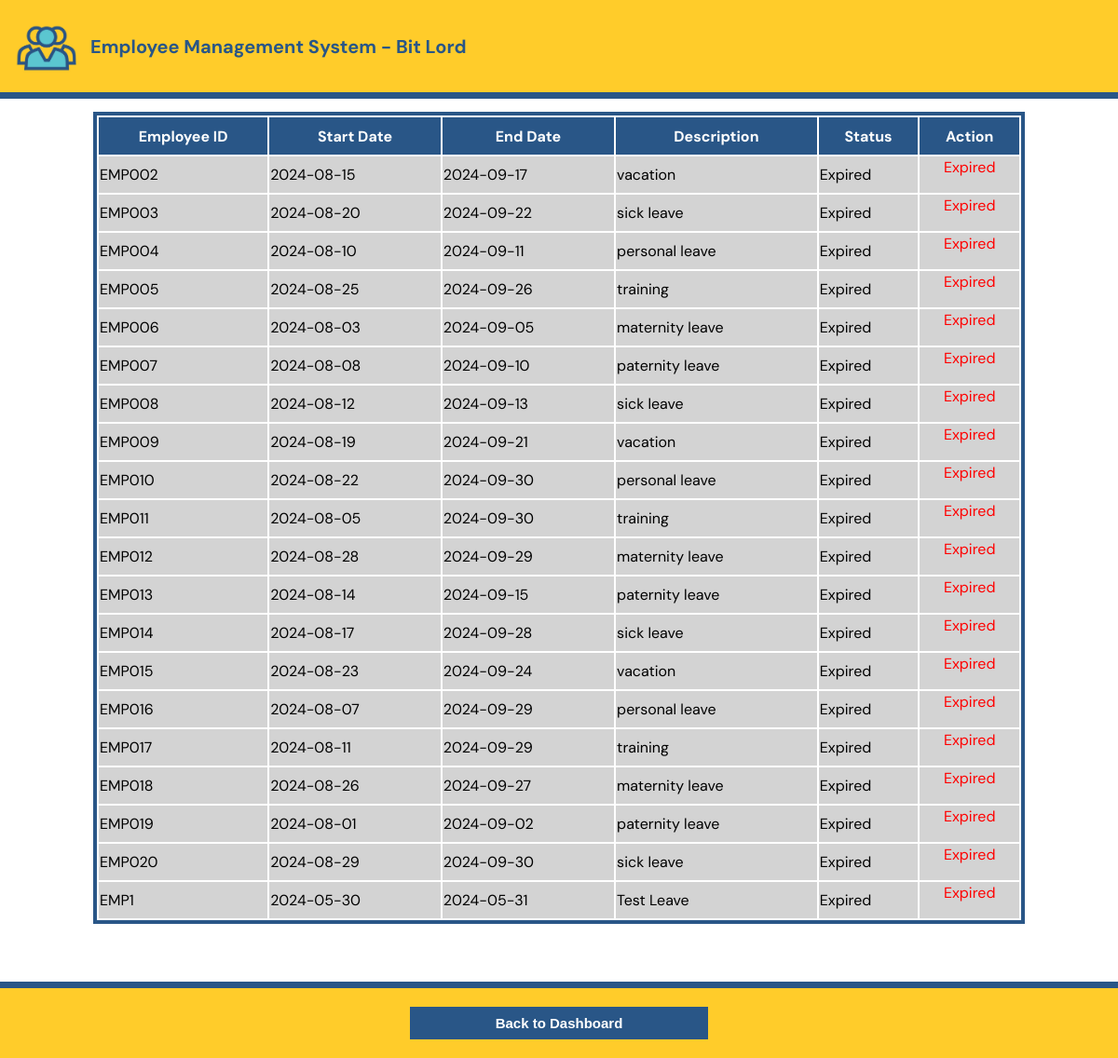
/admin/adminLeave.php, run on the app's committed database.
### tables this page shows
CREATE TABLE `leaveapply` (
  `leaveId` int(11) NOT NULL,
  `empId` varchar(10) DEFAULT NULL,
  `startDate` date DEFAULT NULL,
  `endDate` date DEFAULT NULL,
  `leaveDescription` varchar(255) DEFAULT NULL,
  `leaveStatus` varchar(50) DEFAULT NULL
);

### admin/adminLeave.php (the view, shortened to what this page needs)
<?php
include_once("../script/header.php");
include_once("../conf/conf.php");
$query = "SELECT * FROM leaveapply";
$result = mysqli_query($conn, $query);
?>
<!DOCTYPE html>
<html lang="en" class="conthtml">
<head>
    <link rel="stylesheet" href="../style/style.css">
</head>
<body class="contbody">
<div class="container2">
    <table class="tbl">
        <tr class="tblHead">
            <th>Employee ID</th>
            <th>Start Date</th>
            <th>End Date</th>
            <th>Description</th>
            <th>Status</th>
            <th>Action</th>
        </tr>
        <?php
        while ($row = mysqli_fetch_assoc($result)) {
            $statusClass = '';
            $actionButtons = '';
            $currentDate = date('Y-m-d');
            if ($row['endDate'] < $currentDate) {
                $statusClass = 'tblExpired';
                $row['leaveStatus'] = 'Expired';
                $actionButtons = '<font color=red>Expired</font>';
            }
            echo "<tr class='$statusClass'>";
            echo "<td>{$row['empId']}</td>";
            echo "<td>{$row['startDate']}</td>";
            echo "<td>{$row['endDate']}</td>";
            echo "<td>{$row['leaveDescription']}</td>";
            echo "<td>{$row['leaveStatus']}</td>";
            echo "<td>";
            echo "<form method='post'>";
            echo $actionButtons;
            echo "</form>";
            echo "</td>";
            echo "</tr>";
        }
        ?>
    </table>
</div>
<br><br><br><br><br><br>
<footer class="footer">
    <div class="container2">
        <a href="adminDashboard.php"><button class="btn">Back to Dashboard</button></a>
    </div>
</footer>
</body>
</html>

### script/header.php
<header>
    <div class="logo">
        <img src="../asset/logo.jpg" alt="Employee Management System Logo">
    </div>
    <div class="header-text">
        Employee Management System - Bit Lord
    </div>
</header>

### style/style.css (style rules this page uses)
body { font-family: 'DM Sans', sans-serif; }
header { display: flex; align-items: center; background-color: #FFCC2A; color: #295687; border-bottom: 7px solid #295687; padding: 12px; position: fixed; top: 0; left: 0; width: 100%; z-index: 100; }
.footer { position: fixed; left: 0; bottom: 0; width: 100%; background-color: #c2c2c2; text-align: center; background-color: #FFCC2A; border-top: 7px solid #295687; }
.logo img { width: 75px; height: auto; margin-right: 10px; }
.header-text { margin: 0; color: #295687; font-family: DM Sans; font-size: 20px; font-style: normal; font-weight: 700; line-height: normal; }
.contbody { justify-content: center; align-items: center; margin-top: 120px; }
.container2 { margin: 10px auto; display: flex; flex-wrap: wrap; justify-content: center; align-items: center; text-align: center; max-width: 1000px; color: #295687; }
a { text-decoration: none; color: inherit; background: none; border: none; }
form { text-align: center; }
.btn { width: 320px; height: 35px; margin: 10px; font-size: 15px; font-weight: 600; border: 3px solid #295687; background: #295687; color: #FFF; }
.tbl { width: 100%; border: 4px solid #295687; }
.tblHead { height: 40px; background-color: #295687; color: #FFF; }

### admin/adminLeave.php (style rules this page uses)
.tblExpired { background-color: #D3D3D3; }

### data on the page
leaveapply: empId "EMP002", startDate "2024-08-15", endDate "2024-09-17", leaveDescription "vacation", leaveStatus "Expired"
leaveapply: empId "EMP003", startDate "2024-08-20", endDate "2024-09-22", leaveDescription "sick leave", leaveStatus "Expired"
leaveapply: empId "EMP004", startDate "2024-08-10", endDate "2024-09-11", leaveDescription "personal leave", leaveStatus "Expired"
leaveapply: empId "EMP005", startDate "2024-08-25", endDate "2024-09-26", leaveDescription "training", leaveStatus "Expired"
leaveapply: empId "EMP006", startDate "2024-08-03", endDate "2024-09-05", leaveDescription "maternity leave", leaveStatus "Expired"
leaveapply: empId "EMP007", startDate "2024-08-08", endDate "2024-09-10", leaveDescription "paternity leave", leaveStatus "Expired"
leaveapply: empId "EMP008", startDate "2024-08-12", endDate "2024-09-13", leaveDescription "sick leave", leaveStatus "Expired"
leaveapply: empId "EMP009", startDate "2024-08-19", endDate "2024-09-21", leaveDescription "vacation", leaveStatus "Expired"
leaveapply: empId "EMP010", startDate "2024-08-22", endDate "2024-09-30", leaveDescription "personal leave", leaveStatus "Expired"
leaveapply: empId "EMP011", startDate "2024-08-05", endDate "2024-09-30", leaveDescription "training", leaveStatus "Expired"
leaveapply: empId "EMP012", startDate "2024-08-28", endDate "2024-09-29", leaveDescription "maternity leave", leaveStatus "Expired"
leaveapply: empId "EMP013", startDate "2024-08-14", endDate "2024-09-15", leaveDescription "paternity leave", leaveStatus "Expired"
leaveapply: empId "EMP014", startDate "2024-08-17", endDate "2024-09-28", leaveDescription "sick leave", leaveStatus "Expired"
leaveapply: empId "EMP015", startDate "2024-08-23", endDate "2024-09-24", leaveDescription "vacation", leaveStatus "Expired"
leaveapply: empId "EMP016", startDate "2024-08-07", endDate "2024-09-29", leaveDescription "personal leave", leaveStatus "Expired"
leaveapply: empId "EMP017", startDate "2024-08-11", endDate "2024-09-29", leaveDescription "training", leaveStatus "Expired"
leaveapply: empId "EMP018", startDate "2024-08-26", endDate "2024-09-27", leaveDescription "maternity leave", leaveStatus "Expired"
leaveapply: empId "EMP019", startDate "2024-08-01", endDate "2024-09-02", leaveDescription "paternity leave", leaveStatus "Expired"
leaveapply: empId "EMP020", startDate "2024-08-29", endDate "2024-09-30", leaveDescription "sick leave", leaveStatus "Expired"
leaveapply: empId "EMP1", startDate "2024-05-30", endDate "2024-05-31", leaveDescription "Test Leave", leaveStatus "Expired"
